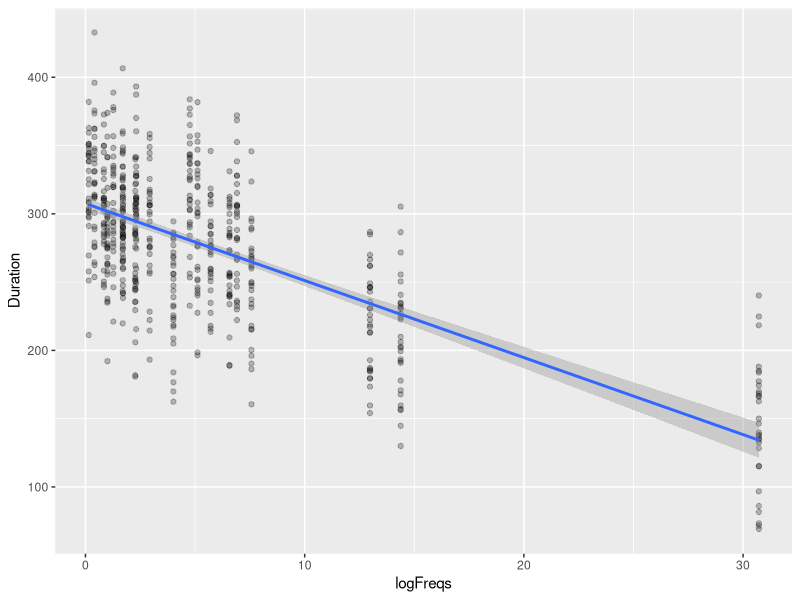

This figure's R source:
## ---- chunk 1
#| message: false
#| warning: false
#| include: false
#load libraries
library(tidyverse)

## ---- chunk 2
#Open file
dfVowel<-read.csv('./data/extended_vowel_duration.csv')

## ---- chunk 3
dfVowel$SubjectID <- as.factor(dfVowel$SubjectID)
dfVowel$Word <- as.factor(dfVowel$Word)

## ---- chunk 4

dfVowel %>% ggplot(aes(x=logFreqs, y=Duration)) + 
       geom_point(alpha = 1/4) +
       geom_smooth(method = "lm")


## ---- chunk 5
r = cor(dfVowel$logFreqs, dfVowel$Duration)
print(r)

## ---- chunk 6
n = nrow(dfVowel)
## ---- chunk 7
 t_stat = (r * sqrt(n-2)) / sqrt(1-r^2)
 t_stat
## ---- chunk 8
qt(p = 0.025, df = 598)
## ---- chunk 9
cor.test(dfVowel$logFreqs,dfVowel$Duration)
## ---- chunk 10
model <- lm(Duration~logFreqs, data = dfVowel)
summary(model)

## ---- chunk 11
model <- lm(Duration~ 1 + logFreqs, data = dfVowel)
summary(model)

